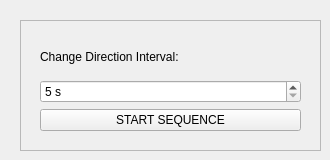
    <widget class="QWidget" name="Experimental_tab">
     <attribute name="title">
      <string>EXPERIMENTAL</string>
     </attribute>
     <widget class="QFrame" name="frame_4">
      <property name="geometry">
       <rect>
        <x>20</x>
        <y>20</y>
        <width>301</width>
        <height>131</height>
       </rect>
      </property>
      <property name="frameShape">
       <enum>QFrame::StyledPanel</enum>
      </property>
      <property name="frameShadow">
       <enum>QFrame::Raised</enum>
      </property>
      <widget class="QWidget" name="verticalLayoutWidget_2">
       <property name="geometry">
        <rect>
         <x>20</x>
         <y>20</y>
         <width>261</width>
         <height>91</height>
        </rect>
       </property>
       <layout class="QVBoxLayout" name="verticalLayout_14">
        <item>
         <widget class="QLabel" name="Interval_label">
          <property name="text">
           <string>Change Direction Interval:</string>
          </property>
         </widget>
        </item>
        <item>
         <widget class="QSpinBox" name="Interval_spinBox">
          <property name="suffix">
           <string> s</string>
          </property>
          <property name="minimum">
           <number>5</number>
          </property>
          <property name="maximum">
           <number>60000</number>
          </property>
         </widget>
        </item>
        <item>
         <widget class="QPushButton" name="startInterval_pushButton">
          <property name="text">
           <string>START SEQUENCE</string>
          </property>
         </widget>
        </item>
       </layout>
      </widget>
     </widget>
    </widget>
